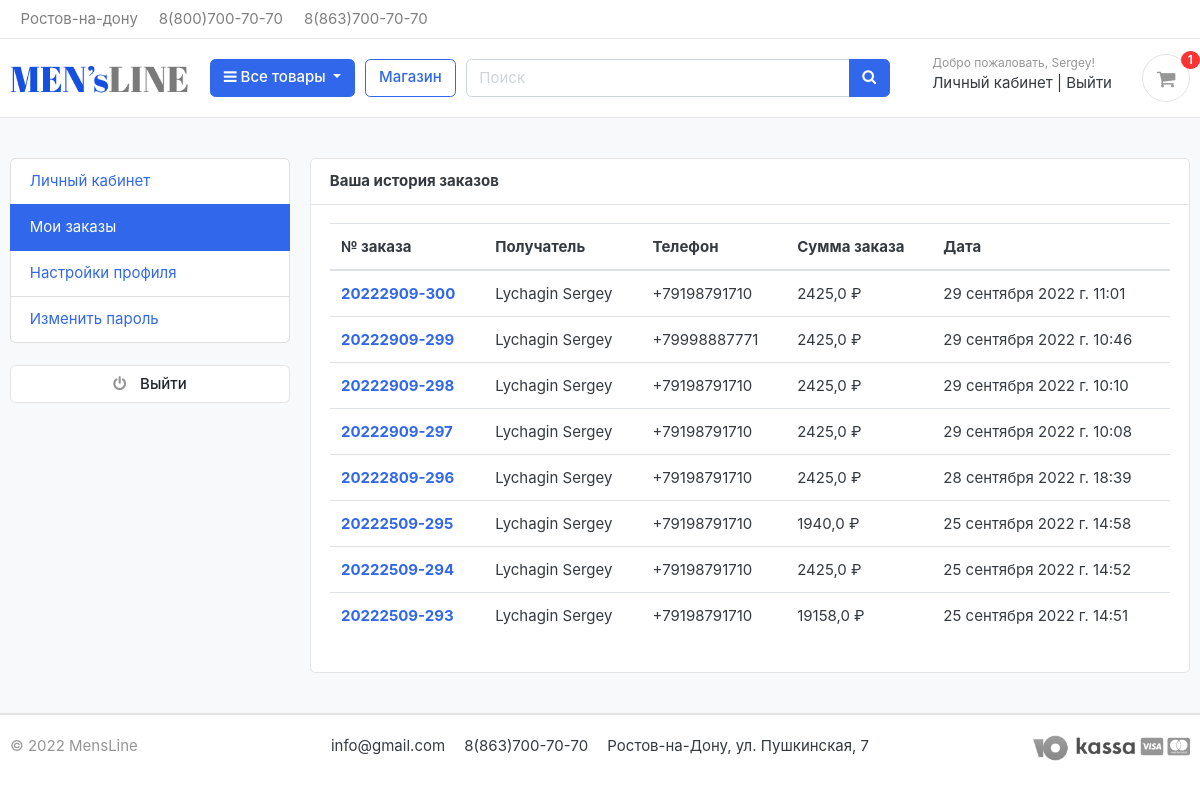
The page /accounts/my_orders/ (signed in) on the database its author committed.
### accounts/models.py (models this page shows, shortened)
class Account(AbstractBaseUser):
    first_name = models.CharField(max_length=50, verbose_name='Имя')
    last_name = models.CharField(max_length=50, verbose_name='Фамилия')
    username = models.CharField(max_length=50, unique=True, verbose_name='Имя пользователя')
    email = models.EmailField(max_length=100, unique=True, verbose_name='Электронная почта')
    phone_number = models.CharField(max_length=50, verbose_name='Телефон')
    date_joined = models.DateTimeField(auto_now_add=True, verbose_name='Дата регистрации')
    last_login = models.DateTimeField(auto_now_add=True, verbose_name='Последний вход')
    is_admin = models.BooleanField(default=False, verbose_name='Администратор')
    is_staff = models.BooleanField(default=False, verbose_name='Персонал')
    is_active = models.BooleanField(default=False, verbose_name='Активный')
    is_superuser = models.BooleanField(default=False, verbose_name='Супер пользователь')
    USERNAME_FIELD = 'email'
    REQUIRED_FIELDS = ['username', 'first_name', 'last_name']
    objects = MyAccountManager()
    class Meta:
        verbose_name = 'Учетная запись'
        verbose_name_plural = 'Учетные записи'

### orders/models.py (models this page shows, shortened)
class Order(models.Model):
    STATUS = (
        ('New', 'New'),
        ('Accepted', 'Accepted'),
        ('Completed', 'Completed'),
        ('Cancelled', 'Cancelled'),
    )
    objects = models.Manager()
    user = models.ForeignKey(Account, on_delete=models.SET_NULL, null=True, verbose_name='Пользователь')
    payment = models.ForeignKey(Payment, on_delete=models.SET_NULL, blank=True, null=True, verbose_name='Платеж')
    order_number = models.CharField(max_length=20, verbose_name='Номер заказа')
    first_name = models.CharField(max_length=50, verbose_name='Имя')
    last_name = models.CharField(max_length=50, verbose_name='Фамилия')
    phone = models.CharField(max_length=15, verbose_name='Телефон')
    email = models.EmailField(max_length=50, verbose_name='Электронный адрес')
    address_line_1 = models.CharField(max_length=50, verbose_name='Адрес 1')
    address_line_2 = models.CharField(max_length=50, blank=True, verbose_name='Адрес 2')
    country = models.CharField(max_length=50, verbose_name='Страна')
    region = models.CharField(max_length=50, verbose_name='Регион')
    city = models.CharField(max_length=50, verbose_name='Город')
    order_note = models.CharField(max_length=100, blank=True, verbose_name='Примечание к заказу')
    order_total = models.FloatField(verbose_name='Сумма заказа')
    discount = models.FloatField(verbose_name='Скидка')
    status = models.CharField(max_length=10, choices=STATUS, default='New', verbose_name='Статус')
    ip = models.CharField(blank=True, max_length=20, verbose_name='IP адрес')
    is_ordered = models.BooleanField(default=False, verbose_name='Заказан')
    created_at = models.DateTimeField(auto_now_add=True, verbose_name='Дата создания')
    updated_at = models.DateTimeField(auto_now=True, verbose_name='Дата обновления')
    @admin.display(description='Фамилия Имя')
    def full_name(self):
        return f'{self.last_name} {self.first_name}'
    class Meta:
        verbose_name = 'Заказ'
        verbose_name_plural = 'Заказы'

### accounts/views.py (the view)
# urls.py: path('my_orders/', views.my_orders, name='my_orders'),
@login_required(login_url='login')
def my_orders(request):
    orders = Order.objects.filter(user=request.user, is_ordered=True).order_by('-created_at')
    context = {
        'orders': orders,
    }
    return render(request, 'accounts/my_orders.html', context)

### carts/context_processor.py (called while the page is built)
def counter(request):
    cart_count = 0
    if 'admin' in request.path:
        return {}
    else:
        try:
            cart = Cart.objects.filter(cart_id=_cart_id(request))
            if request.user.is_authenticated:
                cart_items = CartItem.objects.all().filter(user=request.user)
            else:
                cart_items = CartItem.objects.all().filter(cart=cart[:1])
            for cart_item in cart_items:
                cart_count += cart_item.quantity
        except ObjectDoesNotExist:
            cart_count = 0
    return dict(cart_count=cart_count)

### carts/views.py (called while the page is built)
def _cart_id(request):
    cart = request.session.session_key
    if not cart:
        cart = request.session.create()
    return cart

### category/context_processor.py (called while the page is built)
def menu_links(request):
    links = Category.objects.all().order_by('category_name')
    count_products_by_category = [len(Product.objects.filter(category=link, is_available=True)) for link in links]
    return dict(links=links, count_products_by_category=count_products_by_category)

### category/models.py (called while the page is built)
    def get_url(self):
        return reverse('products_by_category', args=[self.slug])

### templates/accounts/my_orders.html (shortened to what this page needs)
{% extends 'base.html' %}
{% block content %}
<section class="section-content padding-y bg">
    <div class="container">
        <div class="row">
            {% include 'includes/dashboard_sidebar.html' %}
            <main class="col-md-9">
                <article class="card">
                    <header class="card-header">
                        <strong class="d-inline-block mr-3">Ваша история заказов</strong>
                    </header>
                    <div class="card-body">
                        <div class="row">
                            <div class="col-md-12">
                                <table class="table table-hover">
                                  <thead>
                                    <tr>
                                      <th scope="col">№ заказа</th>
                                      <th scope="col">Получатель</th>
                                      <th scope="col">Телефон</th>
                                      <th scope="col">Сумма заказа</th>
                                        <th scope="col">Дата</th>
                                    </tr>
                                  </thead>
                                  <tbody>
                                  {% for order in orders %}
                                    <tr>
                                      <th scope="row"><a href="{% url 'order_detail' order.order_number %}">{{order.order_number}}</a></th>
                                      <td>{{order.full_name}}</td>
                                      <td>{{order.phone}}</td>
                                      <td>{{order.order_total}} ₽</td>
                                      <td>{{order.created_at}}</td>
                                    </tr>
                                  {% endfor %}
                                  </tbody>
                                </table>
                            </div>
                        </div>
                    </div>
                </article>
            </main>
        </div>
    </div>
</section>
{% endblock %}

### templates/includes/navbar.html (shortened to what this page needs)
{% load static %}
<header class="section-header">
    <nav class="navbar p-md-0 navbar-expand-sm navbar-light border-bottom">
        <div class="container">
            <div class="collapse navbar-collapse" id="navbarTop4">
                <ul class="navbar-nav mr-auto">
                    <li class="nav-item dropdown">
                        <a href="#" class="nav-link"> Ростов-на-дону </a>
                    </li>
                    <li class="nav-item dropdown">
                        <a href="#" class="nav-link">8(800)700-70-70</a>
                    </li>
                    <li class="nav-item dropdown">
                        <a href="#" class="nav-link">8(863)700-70-70</a>
                    </li>
                </ul>
            </div>
        </div>
    </nav>
    <section class="header-main border-bottom">
        <div class="container">
            <div class="row align-items-center">
                <div class="col-lg-2 col-md-3 col-6">
                    <a href="{% url 'home' %}" class="brand-wrap">
                        <img class="logo" src="{% static './images/logo.png' %}">
                    </a>
                </div>
                <div class="col-lg col-sm col-md col-6 flex-grow-0">
                    <div class="category-wrap dropdown d-inline-block float-right">
                        <button type="button" class="btn btn-primary dropdown-toggle" data-toggle="dropdown">
                            <i class="fa fa-bars"></i> Все товары
                        </button>
                    </div>
                </div>
                <a href="{% url 'store' %}" class="btn btn-outline-primary">Магазин</a>
                <div class="col-lg  col-md-6 col-sm-12 col">
                    <form action="{% url 'search' %}" class="search" method="GET">
                        <div class="input-group w-100">
                            <input type="text" class="form-control" style="width:60%;" placeholder="Поиск"
                                   name="keyword">
                            <div class="input-group-append">
                                <button class="btn btn-primary" type="submit">
                                    <i class="fa fa-search"></i>
                                </button>
                            </div>
                        </div>
                    </form>
                </div>
                <div class="col-lg-3 col-sm-6 col-8 order-2 order-lg-3">
                    <div class="d-flex justify-content-end mb-3 mb-lg-0">
                        {% if user.id is None %}
                        <div class="widget-header">
                            <small class="title text-muted">Добро пожаловать!</small>
                            <div>
                                <a href="{% url 'login' %}">Вход</a> <span class="dark-transp"> | </span>
                                <a href="{% url 'register' %}">Регистрация</a>
                            </div>
                        </div>
                        {% else %}
                        <div class="widget-header">
                            <small class="title text-muted">Добро пожаловать, {{ user.first_name }}!</small>
                            <div>
                                <a href="{% url 'dashboard' %}">Личный кабинет</a> <span class="dark-transp"> | </span>
                                <a href="{% url 'logout' %}">Выйти</a>
                            </div>
                        </div>
                        {% endif %}
                        <a href="{% url 'cart' %}" class="widget-header pl-3 ml-3">
                            <div class="icon icon-sm rounded-circle border"><i class="fa fa-shopping-cart"></i></div>
                            <span class="badge badge-pill badge-danger notify">{{ cart_count }}</span>
                        </a>
                    </div>
                </div>
            </div>
        </div>
    </section>
</header>

### static/css/ui.css (style rules this page uses)
html { font-family: "Inter", sans-serif; font-size: 15px; }
.icon-xs, .icon-sm, .icon-md, .icon-lg { display: inline-block; text-align: center; flex-shrink: 0; flex-grow: 0; }
.icon-sm { width: 48px; height: 48px; line-height: 48px !important; font-size: 20px; }
.padding-y { padding-top: 40px; padding-bottom: 40px; }
article:after, .form-group:after { display: block; clear: both; content: ""; }
.bg { background-color: #f8f9fa; }
.header-main { position: relative; padding-top: 1rem; padding-bottom: 1rem; }
.brand-wrap .logo, .navbar-brand .logo { margin-right: 7px; max-height: 42px; display: inline-block; }
.widget-header { display: inline-block; vertical-align: middle; position: relative; }
.widget-header a { color: #343a40; }
.widget-header i { color: #969696; }
.widget-header .title { display: block; }
.widget-header .notify { position: absolute; top: -3px; right: -10px; }
.notify { position: absolute; top: -4px; right: -10px; display: inline-block; padding: 0.25em 0.6em; font-size: 12px; line-height: 1; text-align: center; border-radius: 3rem; color: #fff; background-color: #fa3434; }

### rows shown on the page
Account: first_name "Sergey"
Order: order_number "20222909-300", full_name "Lychagin Sergey", phone "+79198791710", order_total "2425,0", created_at "29 сентября 2022 г. 11:01"
Order: order_number "20222909-299", full_name "Lychagin Sergey", phone "+79998887771", order_total "2425,0", created_at "29 сентября 2022 г. 10:46"
Order: order_number "20222909-298", full_name "Lychagin Sergey", phone "+79198791710", order_total "2425,0", created_at "29 сентября 2022 г. 10:10"
Order: order_number "20222909-297", full_name "Lychagin Sergey", phone "+79198791710", order_total "2425,0", created_at "29 сентября 2022 г. 10:08"
Order: order_number "20222809-296", full_name "Lychagin Sergey", phone "+79198791710", order_total "2425,0", created_at "28 сентября 2022 г. 18:39"
Order: order_number "20222509-295", full_name "Lychagin Sergey", phone "+79198791710", order_total "1940,0", created_at "25 сентября 2022 г. 14:58"
Order: order_number "20222509-294", full_name "Lychagin Sergey", phone "+79198791710", order_total "2425,0", created_at "25 сентября 2022 г. 14:52"
Order: order_number "20222509-293", full_name "Lychagin Sergey", phone "+79198791710", order_total "19158,0", created_at "25 сентября 2022 г. 14:51"

### other values the page prints
{{ cart_count }} "1"
